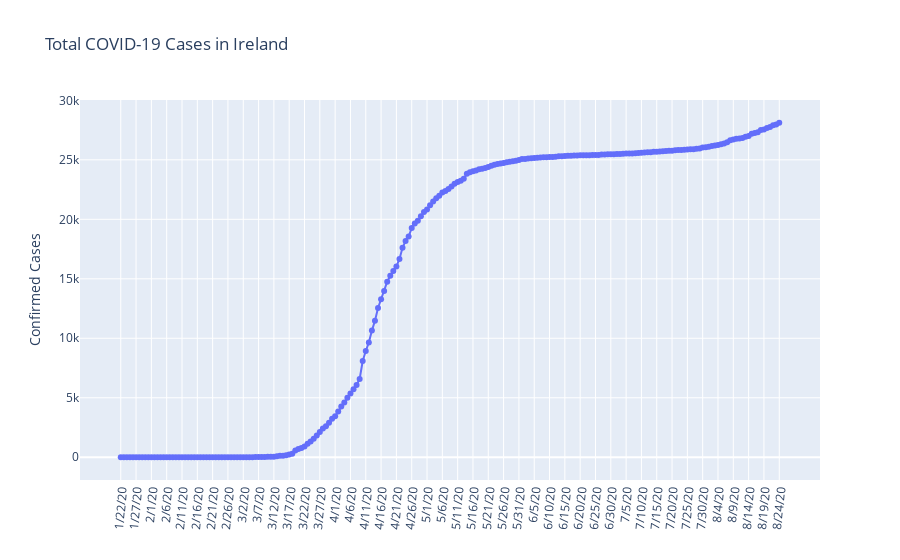

Source (notebook cell):
### Code cell
#Visualizing total confirmed COVID-19 cases in Ireland

figure1 = go.Figure(data=go.Scatter(x=ireland_confirmed_summary.index, y = ireland_confirmed_summary.values, mode='lines+markers'))
figure1.update_layout(title='Total COVID-19 Cases in Ireland',
                  yaxis_title='Confirmed Cases', xaxis_tickangle = 275 )
figure1.show()

### Figure 1 — Plotly figure (JSON) as saved in the notebook; plotly's stock layout.template omitted (floating-point values rounded to 4 significant figures; data arrays with more than 128 entries replaced by an {"elided": "..."} marker saying what was removed)
{"data": [{"mode": "lines+markers", "type": "scatter", "x": {"elided": "216 str values"}, "y": {"elided": "216 int values"}}], "layout": {"title": {"text": "Total COVID-19 Cases in Ireland"}, "xaxis": {"tickangle": -85}, "yaxis": {"title": {"text": "Confirmed Cases"}}}}
